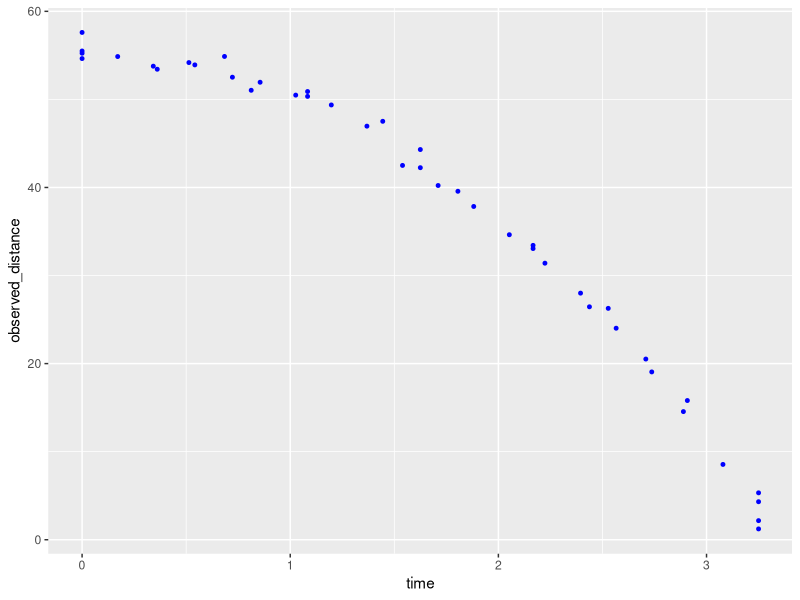
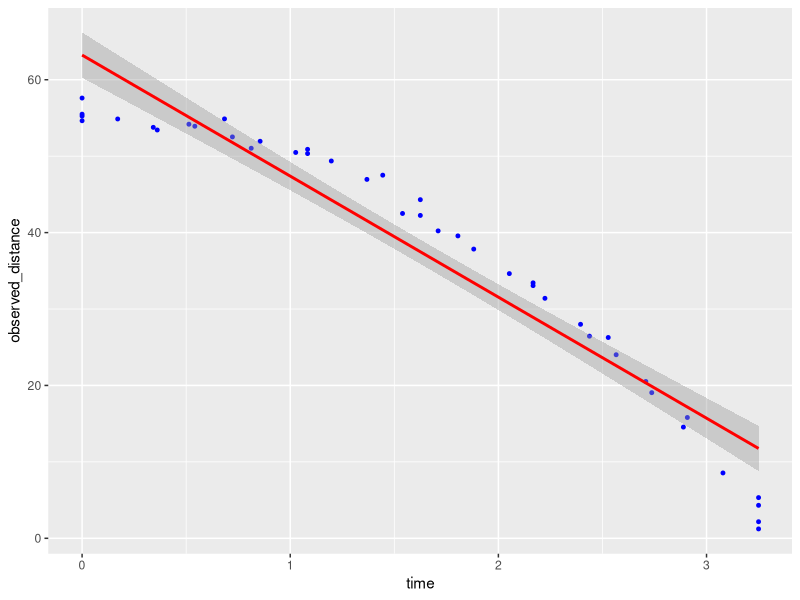
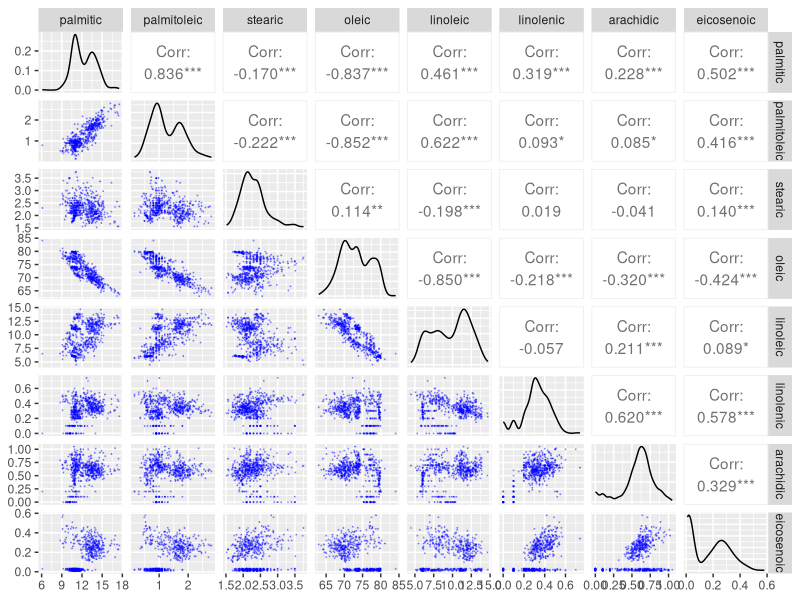

R code for these plots, in order:
## ---- chunk 1
library("dslabs")
## ---- chunk 2
data_train<-rfalling_object(n = 10)[c("time","observed_distance")]
head(data_train)
## ---- chunk 3
data_train<-rbind(data_train,rfalling_object(n = 5)[c("time","observed_distance")])
data_train<-rbind(data_train,rfalling_object(n = 7)[c("time","observed_distance")])
data_train<-rbind(data_train,rfalling_object(n = 20)[c("time","observed_distance")])
## ---- chunk 4
library(ggplot2)
options(repr.plot.height=6,repr.plot.width=8)
ggplot(data_train, aes(x=time,y=observed_distance))+geom_point(size=1,color="blue")
## ---- chunk 5
ggplot(data_train, aes(x=time,y=observed_distance))+geom_point(size=1,color="blue")+geom_smooth(method='lm',color="red")
## ---- chunk 6
model <- lm(formula=observed_distance~time, data=data_train)
summary(model)
## ---- chunk 7
sqrt(mean((data_train$observed_distance-model$fitted.values)^2))
## ---- chunk 8
data_test<-data.frame(time=c(1,3,5))
predict(model,data_test)
## ---- chunk 9
head(olive)
## ---- chunk 10
library(GGally)
options(repr.plot.height=8,repr.plot.width=8)
ggpairs(olive[,c("palmitic","palmitoleic","stearic","oleic","linoleic","linolenic","arachidic","eicosenoic")],
       lower = list(continuous = wrap("points", alpha = 0.3,size=0.1,color='blue'))
       )
